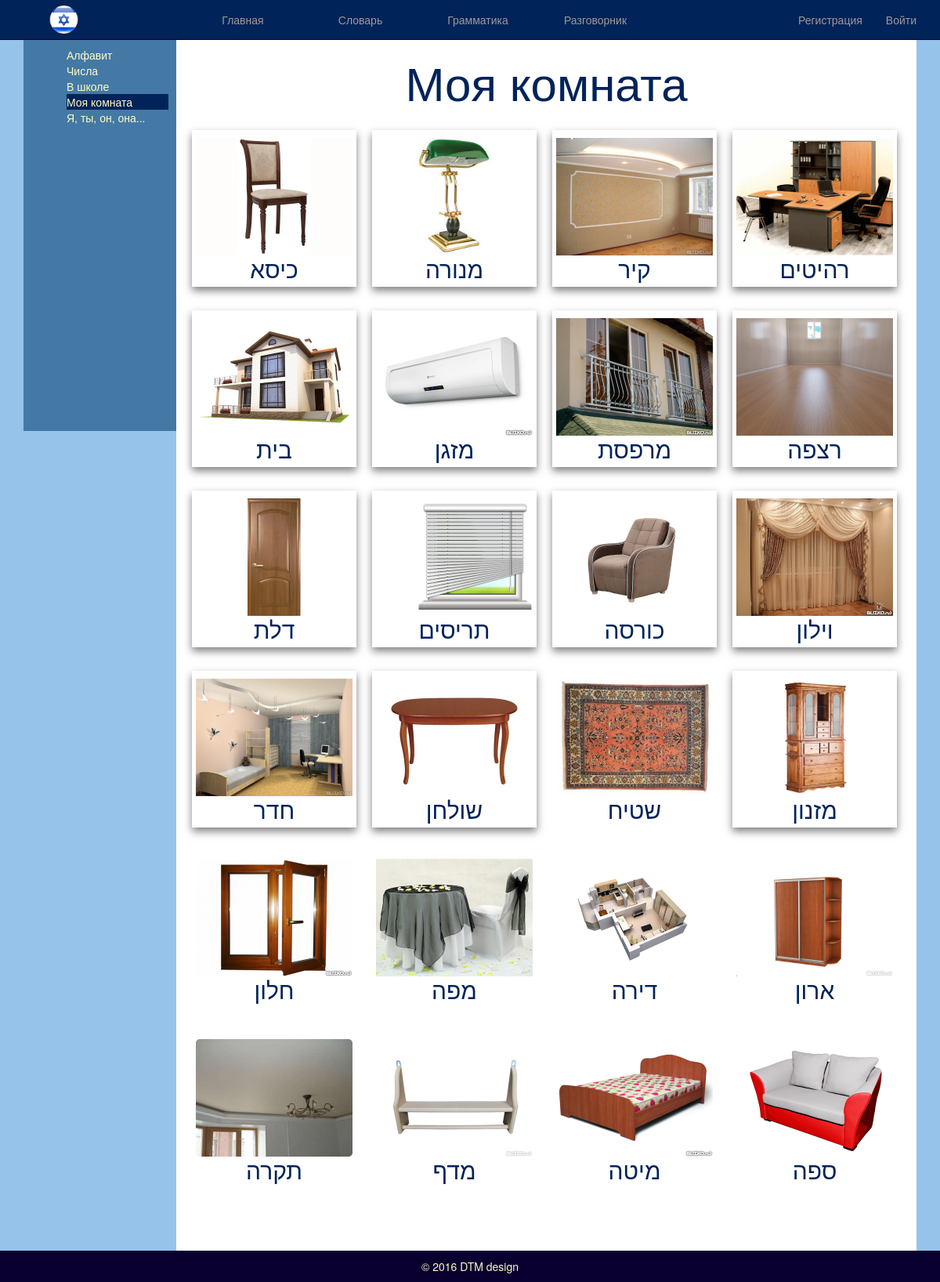
Page /lesson4 on the committed database.
### application.py (models this page shows, shortened)
class Dictionary(db.Model):
    __tablename__ = "dictionary"
    herbew = db.Column(db.Text, primary_key=True)
    transcription = db.Column(db.Text)
    russian = db.Column(db.Text)
    root = db.Column(db.Text)
    theme = db.Column(db.Text)
    img = db.Column(db.Text)

### application.py (the view)
@app.route("/lesson4")
def lesson4():
    theme = "room"
    title = 'Моя комната'
    link = 'room/'
    dictionary = Dictionary.query.filter(Dictionary.theme == theme)
    items = list(dictionary)
    random.shuffle(items)
    return render_template("cards.html", items=items, title = title, link = link, theme = theme)

### templates/cards.html (shortened to what this page needs)
{% extends "layout.html" %}
{% block body %}
<div class="row">
    <div class="col-xs-12">
        <h1 id="tytle" class="theme">{{ title }}</h1>
    </div>
</div>
<div class="row">
    <div class="col-xs-12">
        <div id="container">
            {% for line in items %}
            <div class="wrap item">
                <div class="front img">
                    <img class="card_img" src="static/img/{{link}}{{ line.img }}"></img>
                    <h2 class="card_h">{{ line.herbew }}</h2>
                </div>
                <div class="back img">
                    <br>
                    <h3 class="card_h_back">{{ line.russian }}</h3>
                    <h3 class="card_h_back">{{ line.transcription }}</h3>
                </div>
            </div>
            {% endfor %}
        </div>
    </div>
</div>
{% endblock %}

### static/css/style.css (style rules this page uses)
body { padding:50px 0px 0px 0px; background: #96c3ea; }
h1, h2, h3, h6 { text-align: center; color: #002359; }
h1, h2, h3, p { margin: 0 auto; padding: 10px; }
.theme { color: #002359; font-size: 60px; padding: 20px 0; text-align: center; }
.card_img { width: 200px; height: 150px; }
#container { margin-left: 10px; margin-bottom: 100px; }
.item { width: 210px; height: 200px; margin: 20px; float: left; margin: 10px; padding: 10px; text-align: center; box-shadow: 0 5px 10px rgba(0,0,0,0.5); cursor: pointer; }
.card_h { padding: 0; }
.card_h_back { padding: 20px; }
.wrap { position: relative; perspective: 2000px; perspective-origin: 50% 50%; transition: all 1s ease-in-out; transform-style: preserve-3d; transform: rotateY(0deg); transform: rotateX(0deg); margin-bottom: 20px; float: left; }
.front, .back { position: absolute; width: 100%; height: 100%; backface-visibility: hidden; left: 0; }
.back { transform: rotateY(180deg); }

### rows in the picture
Dictionary: img (picture), herbew "כיסא"
Dictionary: img (picture), herbew "מנורה"
Dictionary: img (picture), herbew "קיר"
Dictionary: img (picture), herbew "רהיטים"
Dictionary: img (picture), herbew "בית"
Dictionary: img (picture), herbew "מזגן"
Dictionary: img (picture), herbew "מרפסת"
Dictionary: img (picture), herbew "רצפה"
Dictionary: img (picture), herbew "דלת"
Dictionary: img (picture), herbew "תריסים"
Dictionary: img (picture), herbew "כורסה"
Dictionary: img (picture), herbew "וילון"
Dictionary: img (picture), herbew "חדר"
Dictionary: img (picture), herbew "שולחן"
Dictionary: img (picture), herbew "שטיח"
Dictionary: img (picture), herbew "מזנון"
Dictionary: img (picture), herbew "חלון"
Dictionary: img (picture), herbew "מפה"
Dictionary: img (picture), herbew "דירה"
Dictionary: img (picture), herbew "ארון"
Dictionary: img (picture), herbew "תקרה"
Dictionary: img (picture), herbew "מדף"
Dictionary: img (picture), herbew "מיטה"
Dictionary: img (picture), herbew "ספה"

### other values in the picture
{{ title }} "Моя комната"
